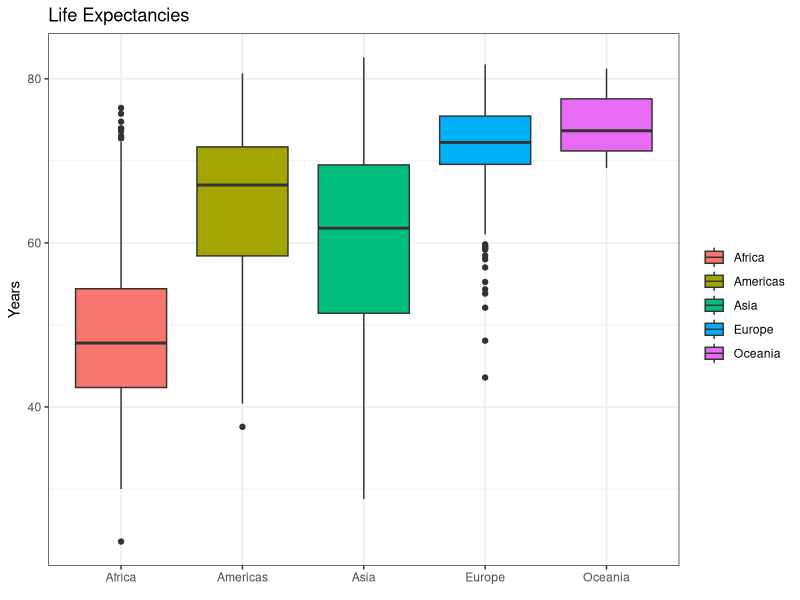

Generate this figure with R:
# ggplot Intro
# H. Peter Nestler, November 8, 2020

library(tidyverse)

# download.file("https://raw.githubusercontent.com/iaviney/SWC_Workshop/main/Data/Data_Workfolder/gapminderdata/gapminder_by_country/gapminder.txt", "/cloud/project/gapminder.txt")
gapminder <- read.delim("gapminder.txt")
# view(gapminder)

# ggplot syntax
# ggplot(data = , mapping = aes(x= ,y=))
# then add geom to assign plot type

# First plot
ggplot(data = gapminder, mapping = aes(x=continent, y=lifeExp, fill=continent)) +
  geom_boxplot() + # plot styile for data
  labs(title = "Life Expectancies", x=element_blank(), y="Years", fill=element_blank()) + # Labels
  theme_bw() # overall look of graph
#+
#  geom_point() # add for additional layers
